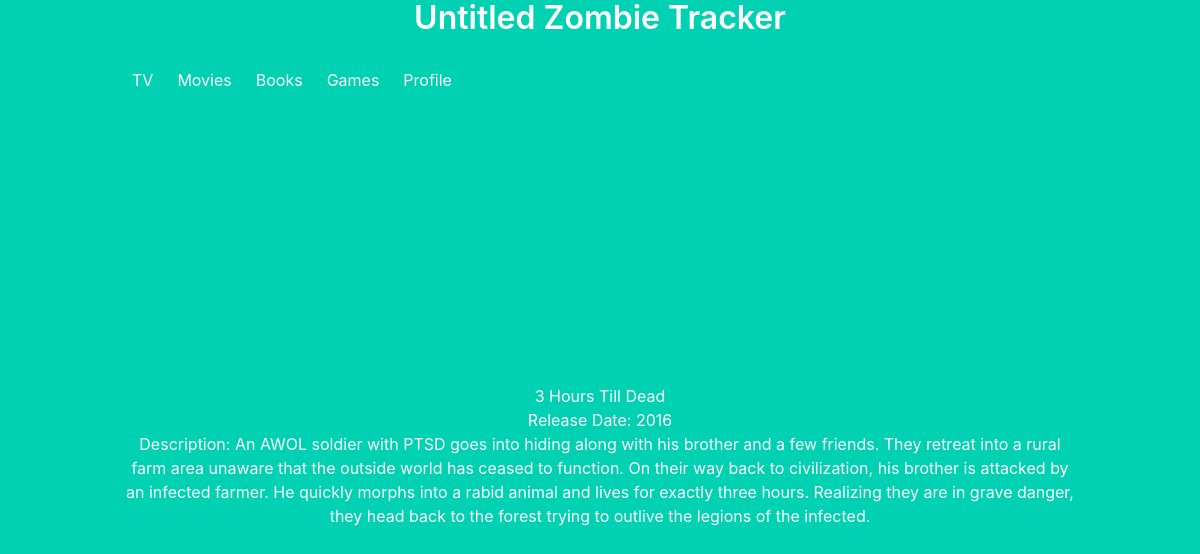
Page /movies/1 (signed in) on the earlier database version.
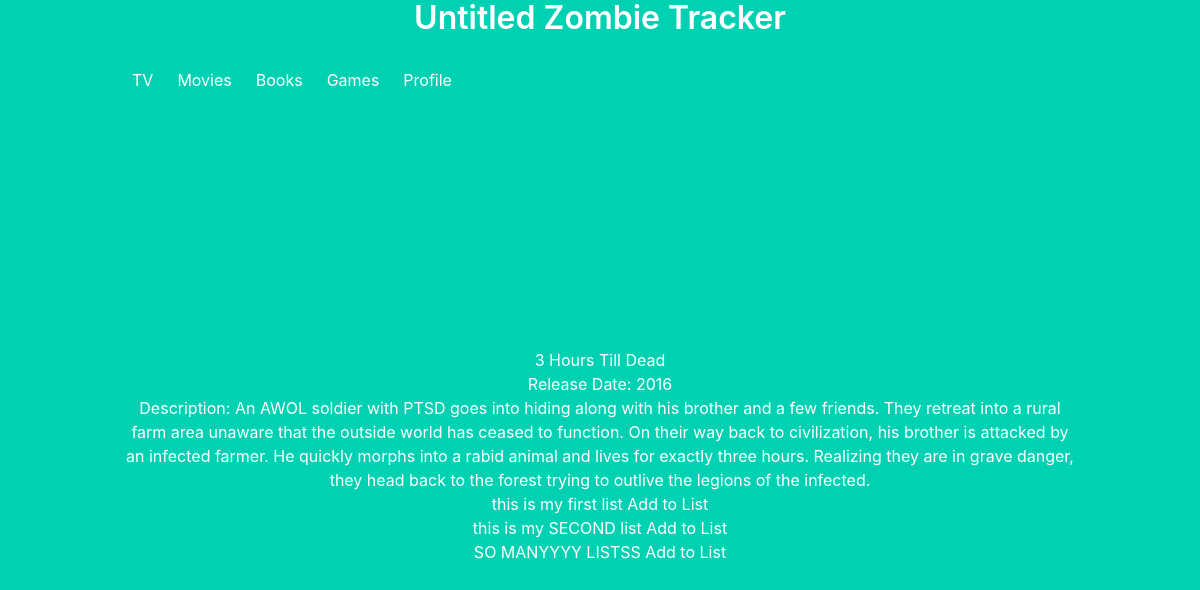
Same page on the later database version.
### models.py (models this page shows)
class List(db.Model):
    id = db.Column(db.Integer, primary_key = True)
    title = db.Column(db.String(100), index=True, unique=True)
    reviewer_id = db.Column(db.Integer, db.ForeignKey('reviewer.id'))

### main.py (the view)
@main.route('/movies/<int:movie_id>')
def specific_movie(movie_id):
    spec_movie = Movie.query.get(movie_id)
    return render_template("movie/movie.html", template_movie=spec_movie, template_lists = get_current_lists())

### main.py (called while the page is built)
def get_current_user():
    return current_user

def get_current_lists():
    current_user = get_current_user()
    if current_user is not None:
        return List.query.filter(List.reviewer_id == current_user.id).all()
    else:
        return None

### templates/movie/movie.html
{% extends "navbar.html" %}
    {% block content %}
        <h3>{{template_movie.title | title}}</h3>
        <div>
            <p>Release Date: {{template_movie.release}}</p>
            <p>Description: {{template_movie.description}} </p>
        </div>
        <div>
            {% for list in template_lists %}
                <div>{{ list.title }}  <a href="/addtolist/{{list.id}}/{{template_movie.title}}">Add to List</a></div>
            {% endfor %}
        </div>
    {% endblock %}

Differences in the rows shown:
added List: title "this is my first list"
added List: title "this is my SECOND list"
added List: title "SO MANYYYY LISTSS"
